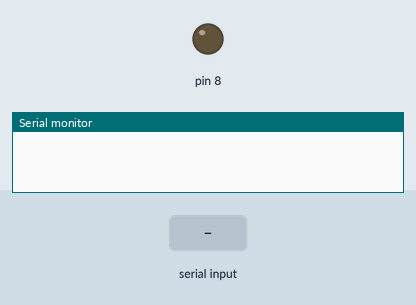
Simulated run of this sketch. Board: Arduino Uno, built with avr-gcc and run on an emulated ATmega328P. Shown: output pins drawn as LEDs (lit = HIGH), the last lines printed to the serial monitor. The inputs (shaded band) are chosen by the test bench.

Above: at 1.2 s.
1.3 s: "ON\n" received over Serial
At 2.5 s:
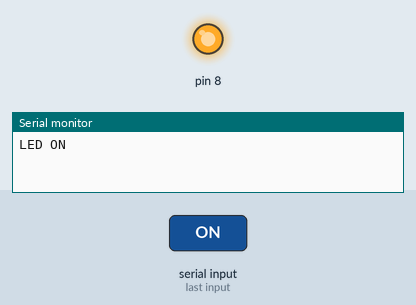
2.8 s: "TOGGLE\n" received over Serial
At 3.9 s:
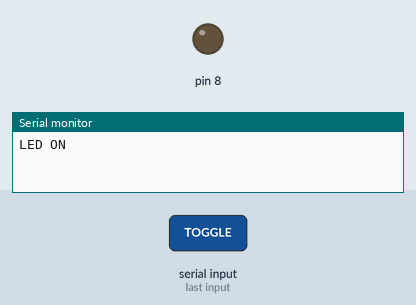
Timing chart, 0 to 5.8 s (numbered marks = the images above; inputs shaded):
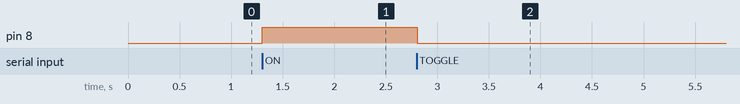

Measured:
- after the input at 1.3 s, pin 8: LOW → HIGH at once
- after the input at 2.8 s, pin 8: HIGH → LOW at once

The sketch:

14_serial_command_controller.ino
```cpp
/*
 * Challenge #14: Serial Command Controller
 *
 * Sketch Name:
 *
 *   14_serial_command_controller
 *
 * Objective:
 *
 *   Control an LED by sending commands from
 *   the Serial Monitor.
 *
 * Hardware:
 *
 *   LED -> Pin 8
 *
 * Example Commands:
 *
 *   ON
 *   OFF
 *   TOGGLE
 *   STATUS
 *
 * Expected Behaviour:
 *
 *   ON
 *     -> Turns LED ON
 *
 *   OFF
 *     -> Turns LED OFF
 *
 *   TOGGLE
 *     -> Toggles LED state
 *
 *   STATUS
 *     -> Prints current LED state
 *
 * Example Session:
 *
 *   > ON
 *   LED ON
 *
 *   > STATUS
 *   LED IS ON
 *
 *   > TOGGLE
 *   LED OFF
 *
 *   > STATUS
 *   LED IS OFF
 *
 * Requirements:
 *
 *   - Use your Led class.
 *   - Read commands from Serial Monitor.
 *   - Commands should be case-sensitive.
 *
 *   Unknown commands should print:
 *
 *       UNKNOWN COMMAND
 *
 * Rules:
 *
 *   - Do not use digitalWrite() directly.
 *   - Use Led class methods only.
 *
 * Concepts Practiced:
 *
 *   C++:
 *     - Strings
 *     - Conditional Logic
 *     - Object Reuse
 *
 *   Embedded:
 *     - UART Communication
 *     - Serial Monitor
 *     - Command Processing
 *     - Runtime Control
 *
 * Learning Goal:
 *
 *   Learn how a microcontroller communicates
 *   with a computer and how commands can be
 *   used to control hardware at runtime.
 */

#include "Led.h"
#include <Arduino.h>

Led led(8);

void setup() { Serial.begin(9600); }
void loop() {
  if (Serial.available() > 0) {
    String command = Serial.readStringUntil('\n');
    command.trim();
    if (command.equals("ON")) {
      led.on();
      Serial.println("LED ON");
    } else if (command.equals("OFF")) {
      led.off();
      Serial.println("LED OFF");
    } else if (command.equals("TOGGLE")) {
      led.toggle();
    } else if (command.equals("STATUS")) {
      if (led.isOn()) {
        Serial.println("LED is ON");
      } else {
        Serial.println("LED is OFF");
      }
    } else {
      Serial.println("UNKNOWN COMMAND");
    }
  }
}
```

Led.h
```cpp
#pragma once
#include <Arduino.h>

class Led {
private:
  uint8_t pin;
  bool state;
  void write() { digitalWrite(pin, state); }

public:
  Led(uint8_t p) {
    pin = p;
    state = false;
    pinMode(pin, OUTPUT);
    write();
  }

  void toggle() {
    state = !state;
    write();
  }
  void on() {
    state = true;
    write();
  }

  void off() {
    state = false;
    write();
  }

  bool isOn() { return state; }
};
```
